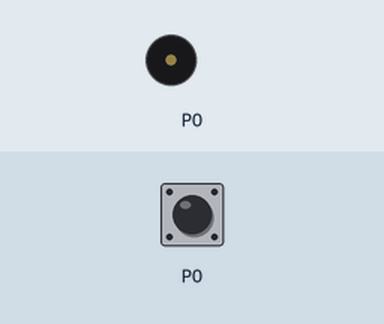
A program run on a simulated BBC micro:bit (MakeCode). Parts: buzzer (waves = sounding). Inputs (shaded band) come from the test bench; at power-on: P0 LOW.

Above: at 1.2 s.
1.3 s: P0 pulled HIGH for 0.15 s
At 2.1 s:
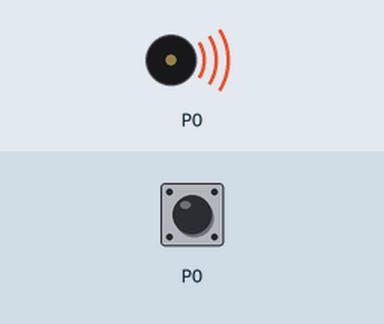
Timing chart, 0 to 12.2 s (numbered marks = the images above; inputs shaded):
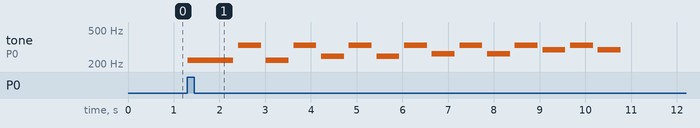

Measured:
- after the input at 1.3 s, tone on P0: plays 220 Hz for 1.0 s, 330 Hz for 0.50 s, 220 Hz for 0.50 s, 330 Hz for 0.50 s, 247 Hz for 0.50 s, 330 Hz for 0.50 s … (15 notes in this stretch), starting at once

The program:

main.ts
```typescript
basic.forever(function () {
    if (pins.digitalReadPin(DigitalPin.P0) == 1) {
        music.play(music.tonePlayable(220, music.beat(BeatFraction.Double)), music.PlaybackMode.UntilDone)
        basic.pause(100)
        music.play(music.tonePlayable(330, music.beat(BeatFraction.Whole)), music.PlaybackMode.UntilDone)
        basic.pause(100)
        music.play(music.tonePlayable(220, music.beat(BeatFraction.Whole)), music.PlaybackMode.UntilDone)
        basic.pause(100)
        music.play(music.tonePlayable(330, music.beat(BeatFraction.Whole)), music.PlaybackMode.UntilDone)
        basic.pause(100)
        music.play(music.tonePlayable(247, music.beat(BeatFraction.Whole)), music.PlaybackMode.UntilDone)
        basic.pause(100)
        music.play(music.tonePlayable(330, music.beat(BeatFraction.Whole)), music.PlaybackMode.UntilDone)
        basic.pause(100)
        music.play(music.tonePlayable(247, music.beat(BeatFraction.Whole)), music.PlaybackMode.UntilDone)
        basic.pause(100)
        music.play(music.tonePlayable(330, music.beat(BeatFraction.Whole)), music.PlaybackMode.UntilDone)
        basic.pause(100)
        music.play(music.tonePlayable(262, music.beat(BeatFraction.Whole)), music.PlaybackMode.UntilDone)
        basic.pause(100)
        music.play(music.tonePlayable(330, music.beat(BeatFraction.Whole)), music.PlaybackMode.UntilDone)
        basic.pause(100)
        music.play(music.tonePlayable(262, music.beat(BeatFraction.Whole)), music.PlaybackMode.UntilDone)
        basic.pause(100)
        music.play(music.tonePlayable(330, music.beat(BeatFraction.Whole)), music.PlaybackMode.UntilDone)
        basic.pause(100)
        music.play(music.tonePlayable(294, music.beat(BeatFraction.Whole)), music.PlaybackMode.UntilDone)
        basic.pause(100)
        music.play(music.tonePlayable(330, music.beat(BeatFraction.Whole)), music.PlaybackMode.UntilDone)
        basic.pause(100)
        music.play(music.tonePlayable(294, music.beat(BeatFraction.Whole)), music.PlaybackMode.UntilDone)
    } else {

    }
})
```

test.ts
```typescript
// Hier kann man Tests durchführen; diese Datei wird nicht kompiliert, wenn dieses Paket als Erweiterung verwendet wird.
```
